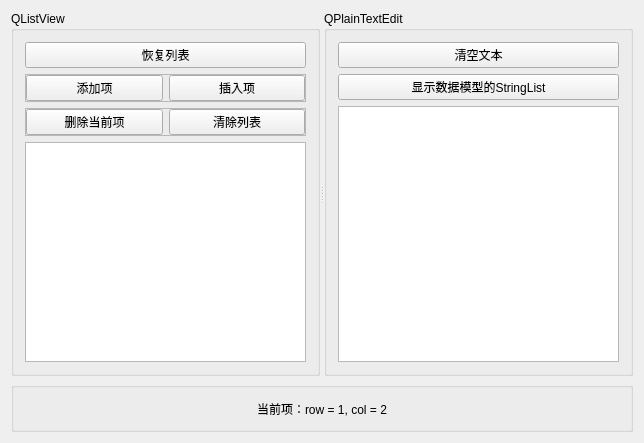
<?xml version="1.0" encoding="UTF-8"?>
<ui version="4.0">
 <class>QStringListModelDemoClass</class>
 <widget class="QWidget" name="QStringListModelDemoClass">
  <property name="geometry">
   <rect>
    <x>0</x>
    <y>0</y>
    <width>644</width>
    <height>443</height>
   </rect>
  </property>
  <property name="windowTitle">
   <string>QStringListModelDemo</string>
  </property>
  <layout class="QVBoxLayout" name="verticalLayout_2">
   <item>
    <widget class="QSplitter" name="splitter">
     <property name="orientation">
      <enum>Qt::Horizontal</enum>
     </property>
     <widget class="QGroupBox" name="groupBox">
      <property name="title">
       <string>QListView</string>
      </property>
      <layout class="QVBoxLayout" name="verticalLayout_3">
       <item>
        <widget class="QPushButton" name="btnInit">
         <property name="text">
          <string>恢复列表</string>
         </property>
        </widget>
       </item>
       <item>
        <widget class="QFrame" name="frame">
         <property name="frameShape">
          <enum>QFrame::StyledPanel</enum>
         </property>
         <property name="frameShadow">
          <enum>QFrame::Raised</enum>
         </property>
         <layout class="QHBoxLayout" name="horizontalLayout">
          <property name="spacing">
           <number>6</number>
          </property>
          <property name="leftMargin">
           <number>0</number>
          </property>
          <property name="topMargin">
           <number>0</number>
          </property>
          <property name="rightMargin">
           <number>0</number>
          </property>
          <property name="bottomMargin">
           <number>0</number>
          </property>
          <item>
           <widget class="QPushButton" name="btnAdd">
            <property name="text">
             <string>添加项</string>
            </property>
           </widget>
          </item>
          <item>
           <widget class="QPushButton" name="btnInsert">
            <property name="text">
             <string>插入项</string>
            </property>
           </widget>
          </item>
         </layout>
        </widget>
       </item>
       <item>
        <widget class="QFrame" name="frame_2">
         <property name="frameShape">
          <enum>QFrame::StyledPanel</enum>
         </property>
         <property name="frameShadow">
          <enum>QFrame::Raised</enum>
         </property>
         <layout class="QHBoxLayout" name="horizontalLayout_2">
          <property name="spacing">
           <number>6</number>
          </property>
          <property name="leftMargin">
           <number>0</number>
          </property>
          <property name="topMargin">
           <number>0</number>
          </property>
          <property name="rightMargin">
           <number>0</number>
          </property>
          <property name="bottomMargin">
           <number>0</number>
          </property>
          <item>
           <widget class="QPushButton" name="btnDel">
            <property name="text">
             <string>删除当前项</string>
            </property>
           </widget>
          </item>
          <item>
           <widget class="QPushButton" name="btnClear">
            <property name="text">
             <string>清除列表</string>
            </property>
           </widget>
          </item>
         </layout>
        </widget>
       </item>
       <item>
        <widget class="QListView" name="lvCity"/>
       </item>
      </layout>
     </widget>
     <widget class="QGroupBox" name="groupBox_2">
      <property name="title">
       <string>QPlainTextEdit</string>
      </property>
      <layout class="QVBoxLayout" name="verticalLayout">
       <item>
        <widget class="QPushButton" name="btnClearText">
         <property name="text">
          <string>清空文本</string>
         </property>
        </widget>
       </item>
       <item>
        <widget class="QPushButton" name="btnShowData">
         <property name="text">
          <string>显示数据模型的StringList</string>
         </property>
        </widget>
       </item>
       <item>
        <widget class="QPlainTextEdit" name="ptData"/>
       </item>
      </layout>
     </widget>
    </widget>
   </item>
   <item>
    <widget class="QGroupBox" name="groupBox_3">
     <property name="sizePolicy">
      <sizepolicy hsizetype="Preferred" vsizetype="Maximum">
       <horstretch>0</horstretch>
       <verstretch>0</verstretch>
      </sizepolicy>
     </property>
     <property name="maximumSize">
      <size>
       <width>16777215</width>
       <height>50</height>
      </size>
     </property>
     <property name="title">
      <string/>
     </property>
     <layout class="QHBoxLayout" name="horizontalLayout_3">
      <item>
       <spacer name="horizontalSpacer">
        <property name="orientation">
         <enum>Qt::Horizontal</enum>
        </property>
        <property name="sizeHint" stdset="0">
         <size>
          <width>40</width>
          <height>20</height>
         </size>
        </property>
       </spacer>
      </item>
      <item>
       <widget class="QLabel" name="labState">
        <property name="text">
         <string>当前项：row = 1, col = 2</string>
        </property>
       </widget>
      </item>
      <item>
       <spacer name="horizontalSpacer_2">
        <property name="orientation">
         <enum>Qt::Horizontal</enum>
        </property>
        <property name="sizeHint" stdset="0">
         <size>
          <width>40</width>
          <height>20</height>
         </size>
        </property>
       </spacer>
      </item>
     </layout>
    </widget>
   </item>
  </layout>
 </widget>
 <layoutdefault spacing="6" margin="11"/>
 <resources>
  <include location="QStringListModelDemo.qrc"/>
 </resources>
 <connections/>
</ui>
